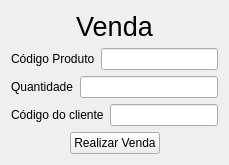
      <widget class="QWidget" name="pg_vendas">
       <layout class="QVBoxLayout" name="verticalLayout_12">
        <item>
         <widget class="QLabel" name="label_24">
          <property name="font">
           <font>
            <pointsize>20</pointsize>
           </font>
          </property>
          <property name="layoutDirection">
           <enum>Qt::LeftToRight</enum>
          </property>
          <property name="text">
           <string>Venda</string>
          </property>
          <property name="alignment">
           <set>Qt::AlignCenter</set>
          </property>
         </widget>
        </item>
        <item>
         <layout class="QHBoxLayout" name="horizontalLayout_19">
          <item>
           <widget class="QLabel" name="label_34">
            <property name="text">
             <string>Código Produto</string>
            </property>
           </widget>
          </item>
          <item>
           <widget class="QLineEdit" name="txt_codprod"/>
          </item>
         </layout>
        </item>
        <item>
         <layout class="QHBoxLayout" name="horizontalLayout_22">
          <item>
           <widget class="QLabel" name="label_36">
            <property name="text">
             <string>Quantidade</string>
            </property>
           </widget>
          </item>
          <item>
           <widget class="QLineEdit" name="txt_quantidade_2"/>
          </item>
         </layout>
        </item>
        <item>
         <layout class="QHBoxLayout" name="horizontalLayout_21">
          <item>
           <widget class="QLabel" name="label_37">
            <property name="text">
             <string>Código do cliente</string>
            </property>
           </widget>
          </item>
          <item>
           <widget class="QLineEdit" name="txt_codcliente"/>
          </item>
         </layout>
        </item>
        <item>
         <layout class="QHBoxLayout" name="horizontalLayout_23">
          <item>
           <widget class="QLabel" name="label_38">
            <property name="text">
             <string/>
            </property>
           </widget>
          </item>
          <item>
           <widget class="QPushButton" name="btn_realizarvenda">
            <property name="cursor">
             <cursorShape>PointingHandCursor</cursorShape>
            </property>
            <property name="styleSheet">
             <string notr="true"/>
            </property>
            <property name="text">
             <string>Realizar Venda</string>
            </property>
           </widget>
          </item>
          <item>
           <widget class="QLabel" name="label_35">
            <property name="text">
             <string/>
            </property>
           </widget>
          </item>
         </layout>
        </item>
       </layout>
      </widget>
